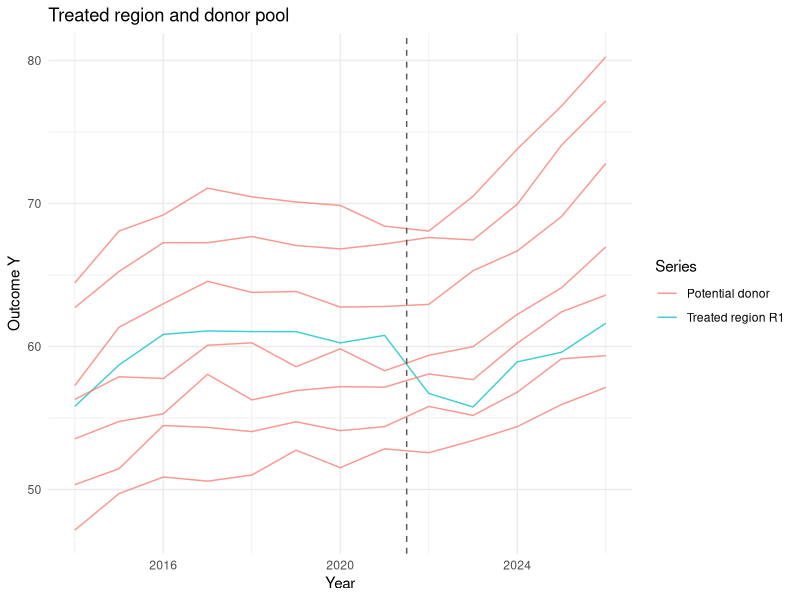
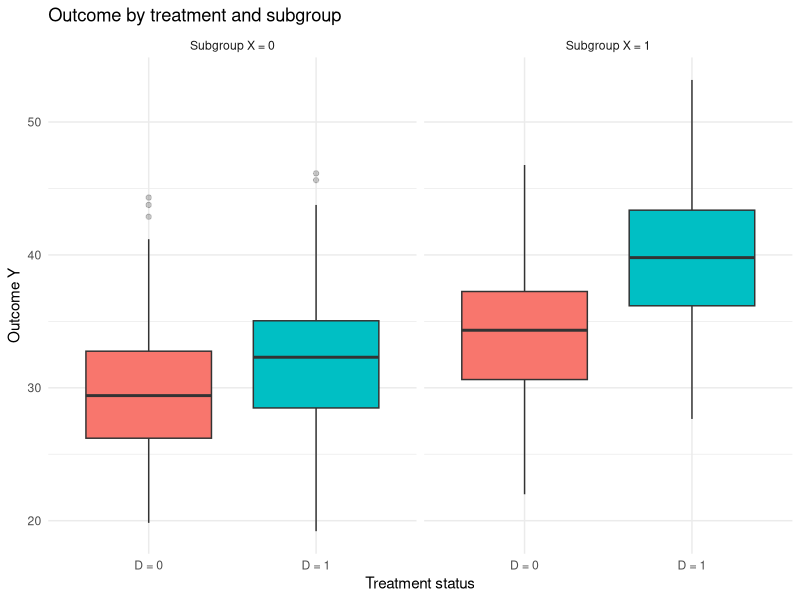

The R source for these figures, in order:
# Week 08: Synthetic control, heterogeneity, and replication
# Student starter script. No external data files required.
# ggplot2 is optional and used only for visualisation.

# Aim of the script:
# 1. create a synthetic regional panel with one treated region;
# 2. inspect the donor pool visually before constructing a counterfactual;
# 3. create a small randomised subgroup example;
# 4. leave synthetic-control weights, gaps, placebo checks, and heterogeneity estimates for you to compute.

set.seed(20260908)

regions <- paste0("R", 1:8)
years <- 2014:2026
policy_year <- 2022

region_info <- data.frame(
  region = regions,
  base = c(55, 52, 57, 50, 60, 54, 48, 62),
  lambda1 = c(1.10, 1.00, 1.20, 0.80, 1.35, 1.05, 0.75, 1.45),
  lambda2 = c(3.0, 2.5, 3.5, 1.5, 4.0, 2.8, 1.0, 4.4)
)
time_info <- data.frame(
  year = years,
  f1 = years - min(years),
  f2 = sin(seq_along(years) / 2)
)

panel <- merge(
  expand.grid(region = regions, year = years, KEEP.OUT.ATTRS = FALSE),
  region_info,
  by = "region"
)
panel <- merge(panel, time_info, by = "year")
panel <- panel[order(panel$region, panel$year), ]
panel$treated_unit <- panel$region == "R1"
panel$post <- panel$year >= policy_year
outcome_without_policy <- panel$base + panel$lambda1 * panel$f1 +
  panel$lambda2 * panel$f2 + rnorm(nrow(panel), sd = 0.7)
policy_component <- ifelse(panel$treated_unit & panel$post,
                           -5 - 0.8 * (panel$year - policy_year), 0)
panel$Y <- outcome_without_policy + policy_component

wide <- reshape(panel[, c("region", "year", "Y")],
                idvar = "year", timevar = "region", direction = "wide")
wide <- wide[order(wide$year), ]
Y_mat <- as.matrix(wide[, paste0("Y.", regions)])
rownames(Y_mat) <- wide$year

theta_to_weights <- function(theta) {
  e <- exp(theta - max(theta))
  e / sum(e)
}

fit_synth <- function(Y_mat, treated_col, pre_rows,
                      donor_cols = setdiff(colnames(Y_mat), treated_col)) {
  y_treat_pre <- Y_mat[pre_rows, treated_col]
  y_donor_pre <- Y_mat[pre_rows, donor_cols, drop = FALSE]

  loss <- function(theta) {
    w <- theta_to_weights(theta)
    mean((as.vector(y_treat_pre) - as.vector(y_donor_pre %*% w))^2)
  }

  opt <- optim(rep(0, length(donor_cols)), loss, control = list(maxit = 2000))
  weights <- theta_to_weights(opt$par)
  names(weights) <- donor_cols
  synth <- as.vector(Y_mat[, donor_cols, drop = FALSE] %*% weights)

  list(weights = weights, synth = synth, donors = donor_cols)
}

# Short subgroup illustration: random assignment makes the interaction interpretable here.
n <- 600
X_subgroup <- rbinom(n, size = 1, prob = 0.45)
Z <- rbinom(n, size = 1, prob = 0.5)
D <- Z
subgroup_component <- ifelse(X_subgroup == 1, 6, 2)
outcome_without_treatment <- 30 + 4 * X_subgroup + rnorm(n, sd = 5)
Y <- outcome_without_treatment + subgroup_component * D
hte_dat <- data.frame(X_subgroup, Z, D, Y)

cat("\nWeek 08 starter script\n")
cat("----------------------\n")
cat("Regional panel created as panel and wide matrix created as Y_mat.\n")
cat("Subgroup example created as hte_dat.\n")
cat("First rows of panel:\n")
print(head(panel[, c("region", "year", "treated_unit", "post", "Y")]))

cat("\nProcess:\n")
cat("1. Inspect whether donor regions resemble the treated region before the policy.\n")
cat("2. Fit a synthetic control and report the largest donor weights.\n")
cat("3. Plot and interpret the treated-minus-synthetic gap.\n")
cat("4. Use placebo and leave-one-donor-out checks as diagnostics, not proofs.\n")
cat("5. Estimate the subgroup interaction in the randomised example.\n")

# TODO for students:
# Replace ___ in the lines below in your own copy, then run them.
#
# pre_rows <- years < ___
# main <- fit_synth(Y_mat, treated_col = "Y.___", pre_rows = pre_rows)
# gap <- as.vector(Y_mat[, "Y.___"]) - main$___
#
# weights <- data.frame(
#   region = sub("Y\\.", "", names(main$___)),
#   weight = as.numeric(main$___)
# )
# weights[order(-weights$weight), ]
#
# pre_mspe <- mean(gap[___]^2)
# post_avg_gap <- mean(gap[___])
# pre_mspe
# post_avg_gap
#
# placebo_rows <- lapply(colnames(Y_mat), function(treated_col) {
#   fit <- fit_synth(Y_mat, treated_col = treated_col, pre_rows = ___)
#   placebo_gap <- as.vector(Y_mat[, treated_col]) - fit$___
#   pre <- mean(placebo_gap[___]^2)
#   post <- mean(placebo_gap[___]^2)
#   data.frame(
#     region = sub("Y\\.", "", treated_col),
#     pre_mspe = pre,
#     post_mspe = post,
#     gap_ratio = ___ / ___,
#     avg_post_gap = mean(placebo_gap[___])
#   )
# })
# placebo_summary <- do.call(rbind, placebo_rows)
# placebo_summary[order(-placebo_summary$gap_ratio), ]
#
# largest_donor_col <- paste0("Y.", weights$region[___])
# loo_donors <- setdiff(main$donors, largest_donor_col)
# loo <- fit_synth(Y_mat, treated_col = "Y.___",
#                  pre_rows = pre_rows, donor_cols = loo_donors)
# gap_loo <- as.vector(Y_mat[, "Y.___"]) - loo$___
# mean(gap_loo[___])
#
# hte_fit <- lm(Y ~ ___ * ___, data = hte_dat)
# summary(hte_fit)

cat("\nDataviz process:\n")
cat("Plot 1 compares the treated region with the donor pool before and after the policy.\n")
cat("Plot 2 shows subgroup outcome distributions in the randomised example before estimating the interaction.\n")

if (requireNamespace("ggplot2", quietly = TRUE)) {
  library(ggplot2)

  # Donor-pool plot: visual inspection helps assess pre-treatment fit before SCM is estimated.
  panel$series <- ifelse(panel$treated_unit, "Treated region R1", "Potential donor")
  plot_donor_pool <- ggplot(panel, aes(x = year, y = Y, group = region, colour = series)) +
    geom_line(alpha = 0.75) +
    geom_vline(xintercept = policy_year - 0.5, linetype = "dashed", colour = "grey35") +
    labs(
      title = "Treated region and donor pool",
      x = "Year",
      y = "Outcome Y",
      colour = "Series"
    ) +
    theme_minimal()

  # Heterogeneity plot: visualise subgroup differences before interpreting an interaction coefficient.
  hte_dat$group <- ifelse(hte_dat$X_subgroup == 1, "Subgroup X = 1", "Subgroup X = 0")
  hte_dat$D_label <- ifelse(hte_dat$D == 1, "D = 1", "D = 0")
  plot_hte_groups <- ggplot(hte_dat, aes(x = D_label, y = Y, fill = D_label)) +
    geom_boxplot(outlier.alpha = 0.25) +
    facet_wrap(~ group) +
    labs(
      title = "Outcome by treatment and subgroup",
      x = "Treatment status",
      y = "Outcome Y"
    ) +
    theme_minimal() +
    theme(legend.position = "none")

  if (interactive()) {
    print(plot_donor_pool)
    print(plot_hte_groups)
  } else {
    cat("Plots created as plot_donor_pool and plot_hte_groups. Run the script in RStudio to display them.\n")
  }
} else {
  cat("ggplot2 is not installed. To draw the figures, run install.packages(\"ggplot2\") once, then rerun this script.\n")
}
